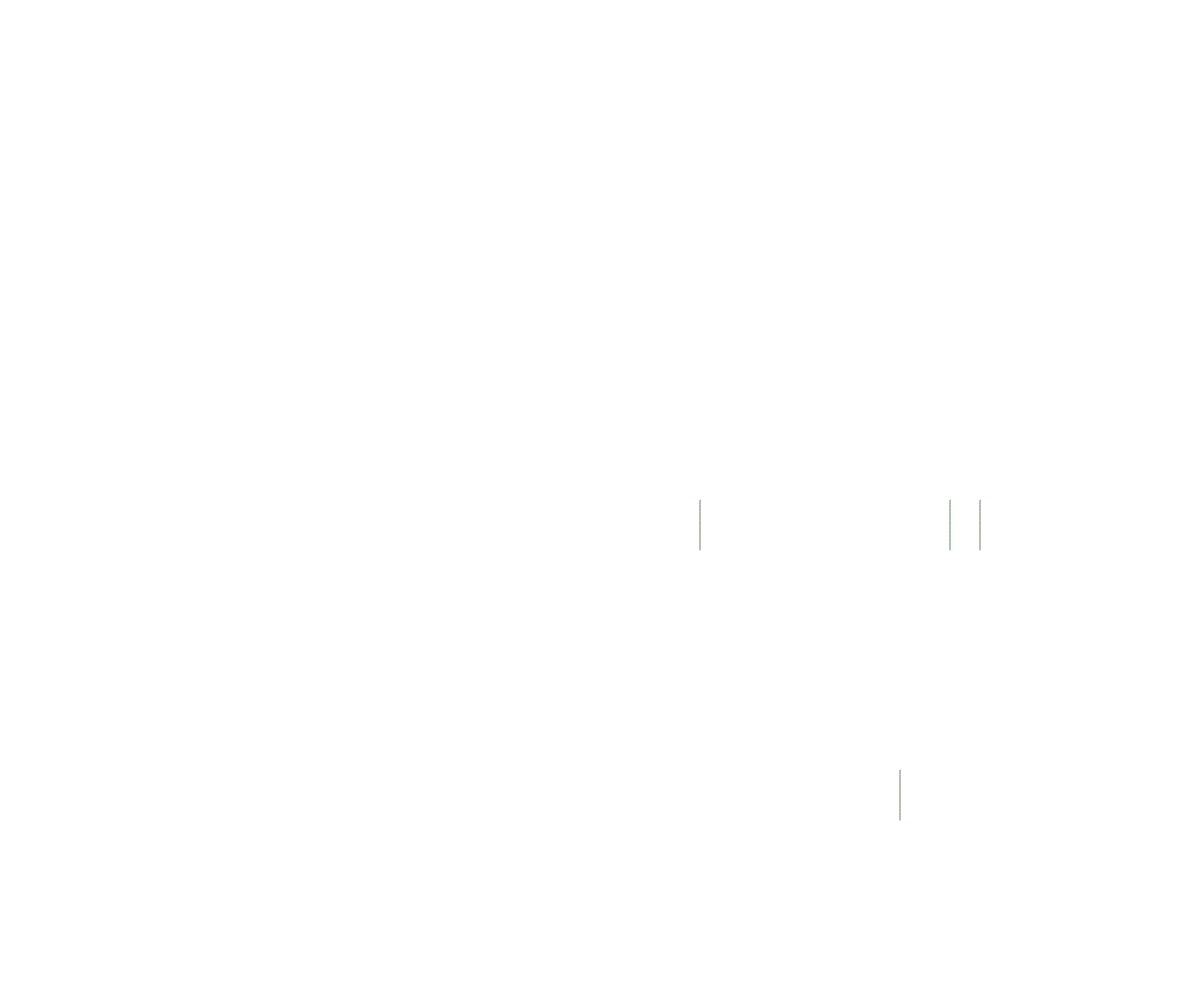
Frame 1 (no input)
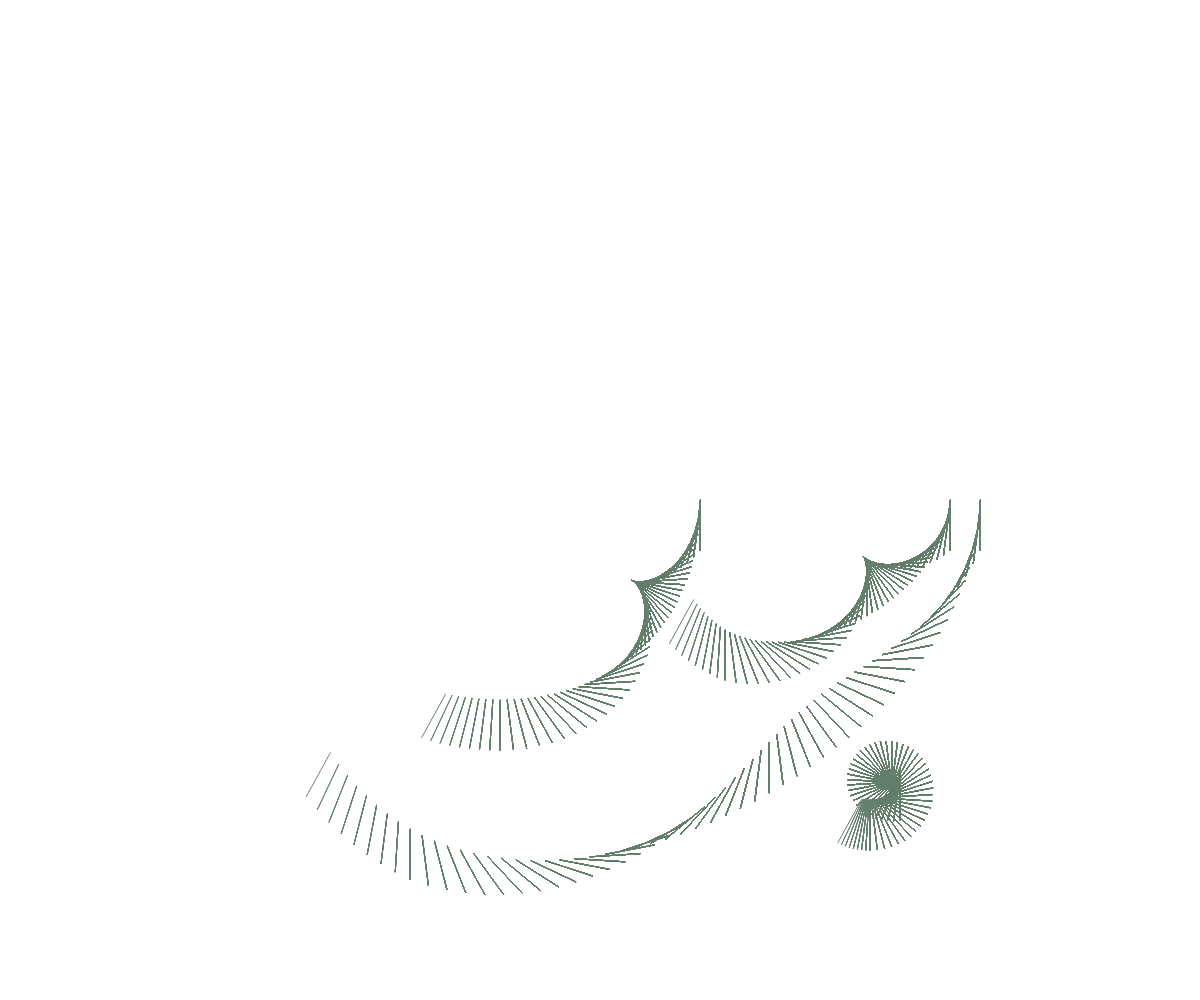
Frame 60 (no input)
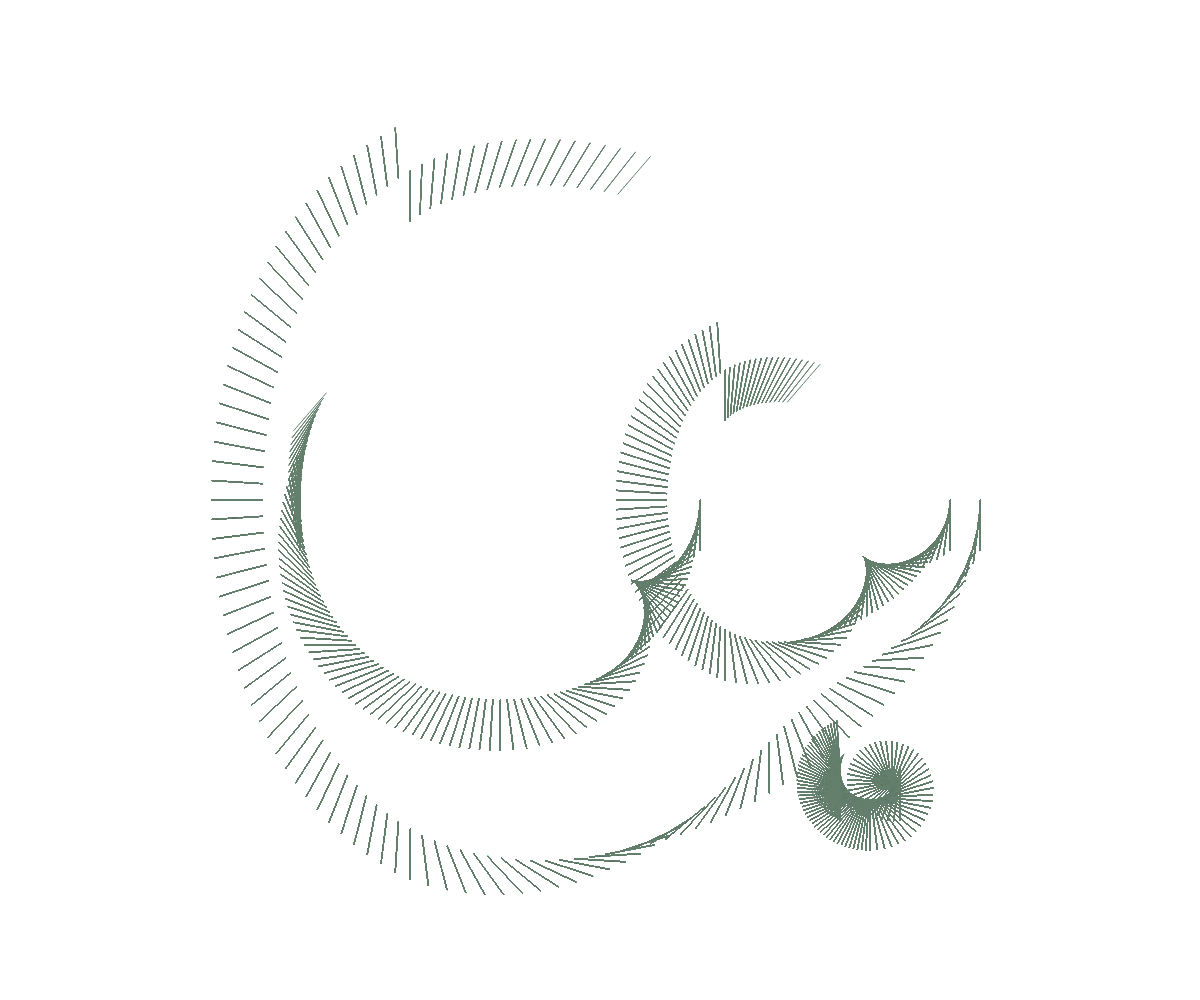
Frame 120 (the mouse pressed at the canvas centre since frame 60)

The p5.js sketch that drew these frames (run headless with seeded random() and noise() and a simulated clock; from frame 60 on, the mouse is pressed at the canvas centre):

// p5.js sketch
// ── sketch.js
var toDraw = [];
var cilliaArray = [];


function setup() {
  // put setup code here
    let centreX = windowWidth/2;
    let centreY = windowHeight/2;
    cnv = createCanvas(windowWidth,windowHeight);
    
    toDraw.push({
            sigil: new sigilLayer( centreX, centreY, 380, 3),
            s:0,
            t:0,
    });
    toDraw.push({
            sigil: new sigilLayer( centreX, centreY, 200, 4),
            s:0,
            t:0,
    });
    toDraw.push({
            sigil: new sigilLayer( centreX, centreY, 150, 3),
            s:0,
            t:0,
    });
    toDraw.push({
            sigil: new sigilLayer( centreX, centreY, 30, 4),
            s:0,
            t:0,
    });
    
    toDraw[1].sigil.sTranslate(createVector(-100,0));
    toDraw[2].sigil.sTranslate(createVector(200,0));
    toDraw[3].sigil.sTranslate(createVector(270,270));
}

function draw() {
    // put drawing code here
    let lineLength = 50;
    
    for (let o in toDraw) {
        if (toDraw[o].s < toDraw[o].sigil.s) { //only draw if you havent drawn all the segments yet
            
            if (toDraw[o].t <= 1) { //if % is less than 100
                
                stroke(100,128,109);
                
                pointt = toDraw[o].sigil.getPoint(toDraw[o].s, toDraw[o].t);
                
                pointt2 = rotatePoint(pointt.x, pointt.y, TWO_PI/(toDraw[o].s + 1)*toDraw[o].t, pointt.x, pointt.y+lineLength);
                
                
                
                cilliaArray.push(new cillia(pointt.x, pointt.y, pointt2.x, pointt2.y));
                
                //ellipse(pointt.x,pointt.y,30,9); //change this to different shapes?

                toDraw[o].t += 0.02

            } else { //go to the next segment of the shape
                toDraw[o].t = 0;
                toDraw[o].s +=1;
            }

        }
    
    }
    for (let c in cilliaArray) {
        cilliaArray[c].cdraw();
    }
}

class cillia{
    constructor(x1,y1,x2, y2){
        this.p1 = createVector(x1,y1);
        this.p2 = createVector(x2,y2);
        this.c1 = createVector(x1,y1);
        this.c2 = createVector(x2,y2);
    }
    
    cdraw() {
        bezier(this.p1.x, this.p1.y, this.c1.x ,this.c1.y , this.c2.x, this.c2.y ,this.p2.x, this.p2.y );
    }
    
    intersect(x,y) {
        
    }
    
    //check if cillia crosses with another cillia, if it does, it wiggles untill it does not
    
}


class sigilLayer{ 
    constructor(x,y,r,s=4) { //x,y are positions, r is approx radius, s is number of segments
        fill(0,0,0);
        this.x = x;
        this.y = y;
        this.r = r;
        this.s = s;
        this.anchors = [];
        this.controls = [];
        
        //taken from p5.js example - https://p5js.org/examples/form-regular-polygon.html

        //generates anchor points
        var angle = TWO_PI / s;

        for (let a = 0; a < TWO_PI; a += angle) {
            let sx = (x) + cos(a) * r;
            let sy = (y) + sin(a) * r;
            this.anchors.push(createVector(sx,sy));
        }

        //generate control points
        for (let i = 0; i < this.anchors.length; i++) {

            let v = createVector(this.anchors[i].x, this.anchors[i].y  - (0.6 * this.r));

            if (i != 0) {
                v = rotatePoint(this.anchors[i].x, this.anchors[i].y, i * angle, v.x, v.y);
            }
            let v2  = rotatePoint(this.anchors[i].x, this.anchors[i].y, PI, v.x, v.y  ) ;
            this.controls.push(v);
            this.controls.push(v2);
        }
    }
    
    sTranslate(trans) { //translate sigils
        this.x += trans.x;
        this.y += trans.y;
        for (let i in this.anchors) {
            this.anchors[i].add(trans);
        }
        for (let i in this.controls) {
            this.controls[i].add(trans);
        }
    }
    
    sRotate(rotat) { //rotates sigils around their centres
        for (let i in this.anchors) {
            this.anchors[i] = rotatePoint(this.x,this.y, rotat, this.anchors[i].x, this.anchors[i].y);
        }
        for (let i in this.controls) {
            this.controls[i] = rotatePoint(this.x,this.y, rotat, this.controls[i].x, this.controls[i].y);
        }
    }
    
    sScale(point, fX, fY) {
        for (let i in this.anchors) {
            
            let diff  = this.anchors[i].sub(point);
            diff = diff.mult(fX, fY);
            this.anchors[i] = p5.Vector.add(point, diff);
            
        }
        for (let i in this.controls) {
            
            let diff  = this.controls[i].sub(point);
            diff = diff.mult(fX, fY);
            this.controls[i] = p5.Vector.add(point, diff);
            
        }
    }
    
    wiggleAnchors(a=0.1) { //a is maximum possible % change
        for (let i =0; i < this.anchors.length; i++) {
            this.anchors[i].x = wiggle(this.anchors[i].x, this.r, a);
            this.anchors[i].y = wiggle(this.anchors[i].y, this.r, a);
        }
    }
    
    wiggleControls(p=0.1) { //p is maximum possible % change
        for (let i =0; i < this.controls.length; i++) {
            this.controls[i].x = wiggle(this.controls[i].x, this.r, p);
            this.controls[i].y = wiggle(this.controls[i].y, this.r, p);
        }
    }
    
    getPoint(s,t) { //t is the % along the side, s is the side on which you want the point
        if (s == this.anchors.length-1) {
            let points  = [this.anchors[s], this.controls[2* s + 1], this.controls[0], this.anchors[0]];
            return pointAlongCurve(t, points);
        } else {
            let points  = [this.anchors[s], this.controls[2* s + 1], this.controls[2* s + 2], this.anchors[s+1]];
            return pointAlongCurve(t, points);
        }
    }
    
    sDraw() { //draw function for a sigil layer
        noFill()
        for (let i = 0; i < this.anchors.length; i++) {
            if (i == this.anchors.length-1) {
                bezier(
                this.anchors[i].x, this.anchors[i].y,
                this.controls[2* i + 1].x, this.controls[2* i + 1].y,
                this.controls[0].x, this.controls[0].y,
                this.anchors[0].x, this.anchors[0].y
                );
            } else {
                bezier(
                this.anchors[i].x, this.anchors[i].y,
                this.controls[2* i + 1].x, this.controls[2* i + 1].y,
                this.controls[2* i + 2].x, this.controls[2* i + 2].y,
                this.anchors[i+1].x, this.anchors[i+1].y
                );
            }
        }
    }
    
    pointPrint() { //prints all the anchor and control points of a sigil without connecting them
        push()
        for (let i = 0; i < this.anchors.length; i++) {
           fill('black');
           ellipse(this.anchors[i].x, this.anchors[i].y,4);
        } 
        for (let i = 0; i < this.controls.length; i++) {
            fill('orange');
            ellipse(this.controls[i].x, this.controls[i].y,4);
        }
        pop()
    }
    
}

function bezierShow(a,b,c,d,e,f,g,h) { //prints the curve and the control points
    noFill();
    stroke(255, 102, 0);
    line(a, b, c, d);
    line(e, f, g, h);
    stroke(0, 0, 0);
    bezier(a, b, c, d, e, f, g, h);
}


function wiggle(v, a, p) { //v is value to change, a is the maximum adjustment value, p is the maximum possible adjustment in decimal
    let r = Math.random() + 0.00000001 //just so it doesnt return 0
    p = p * r
    if (Math.random() < 0.5) {
        v = v - (a * p)
        
    } else {
        v = v + (a * p)
    }
    return(v);
}

function rotatePoint(cx, cy, angle, x, y) { // cx,cy are the point to rotate around, angle is angle to rotate, x,y is point
  let s = sin(angle);
  let c = cos(angle);

  // translate point back to origin:
  x -= cx;
  y -= cy;

  // rotate point
  let xnew = x * c - y * s;
  let ynew = x * s + y * c;

  // translate point back:
  x = xnew + cx;
  y = ynew + cy;
  return createVector(x, y);
}

function pointAlongCurve(t, points) { //find point along a bezier curve, t is the % along it you want to find
    
    if (points.length != 1) {
        let newPoints = [];
        for (let i = 0; i < points.length-1; i++) {
            newPoints.push(createVector(
                (1-t)*points[i].x + t*points[i+1].x,
                (1-t)*points[i].y + t*points[i+1].y
            ));
        }
        return pointAlongCurve(t, newPoints);
    } else {
        return points[0]; //i hate javascript
    }
}
